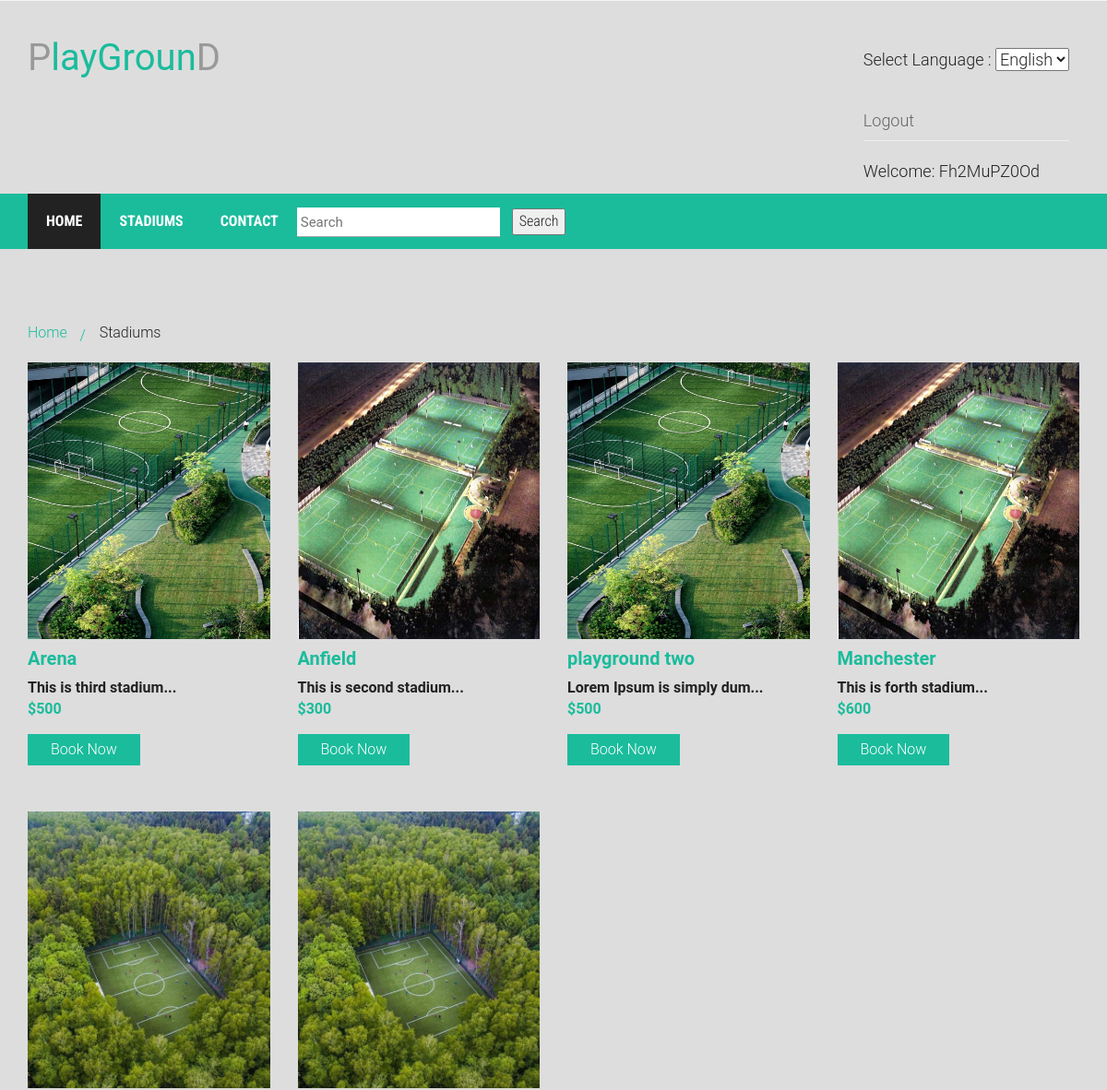
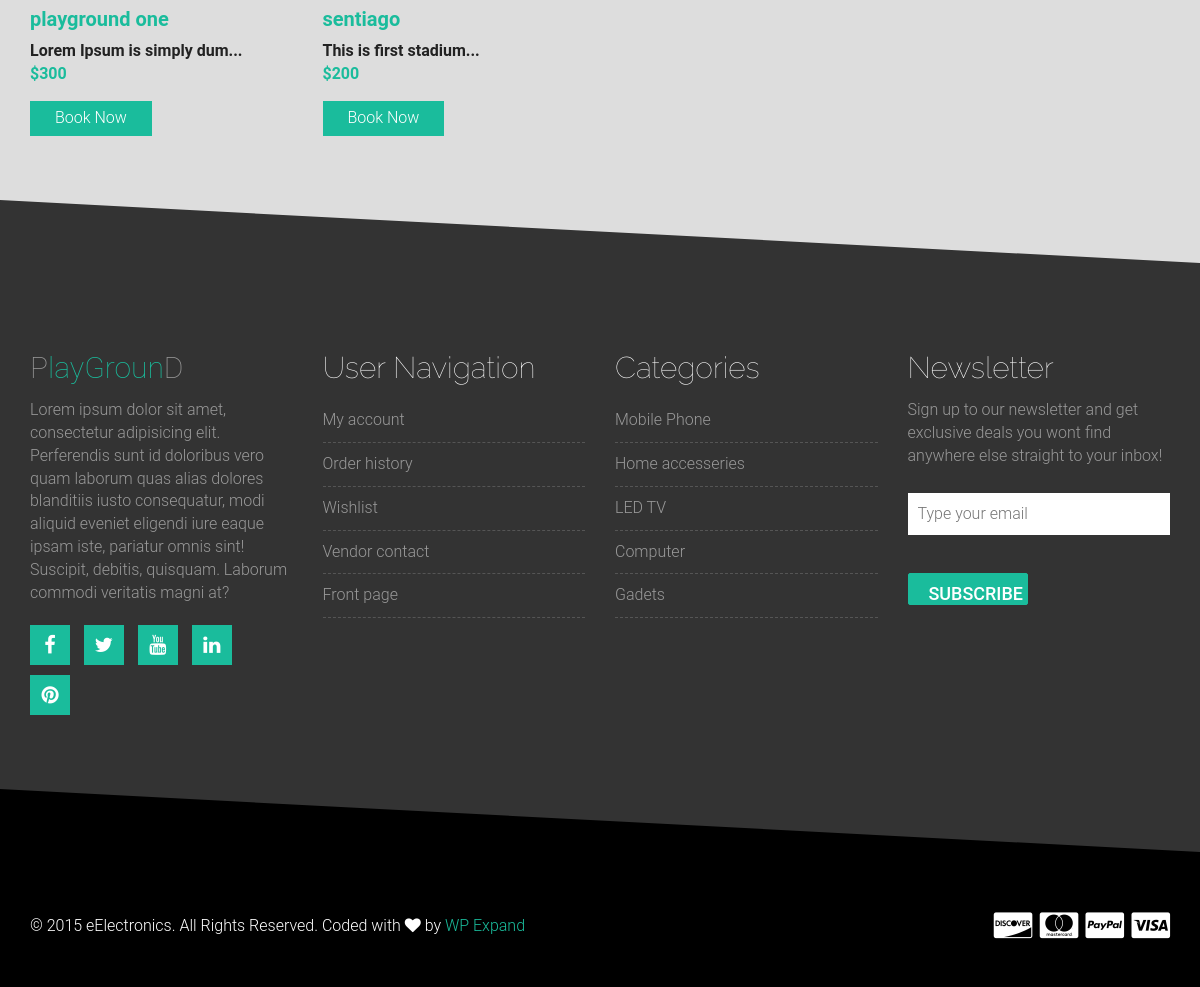
Screenshot of /stadiums.php with the database file from the repository (2 pictures, top to bottom).
### tables this page shows
CREATE TABLE `products` (
  `id` int(11) NOT NULL,
  `name` varchar(255) DEFAULT NULL,
  `slug` varchar(255) NOT NULL,
  `short_description` text NOT NULL,
  `description` text NOT NULL,
  `image` varchar(255) NOT NULL,
  `regular_price` decimal(10,0) NOT NULL,
  `sale_price` decimal(10,0) DEFAULT NULL,
  `numberofperson` int(11) NOT NULL
);

### stadiums.php (the view, shortened to what this page needs)
<?php
    include "db.php";
	include "init.php";
    include $templateRoute . "header.php";
?>
<div class="single-product-area">
    <div class="zigzag-bottom"></div>
    <div class="container">
        <div class="row">
            <div class="col-md-12">
                <div class="product-breadcroumb">
                    <a href="index.php">Home</a>
                    <span>Stadiums</span>
                </div>
            </div>
        <?php
        if(isset($_GET['search']) && $_GET['search'] != "")
        {
            $search = $_GET['search'];
            $sql = "SELECT * FROM products WHERE name LIKE '%$search%' ORDER BY RAND()";
        }else{
            $sql = "SELECT * FROM products ORDER BY RAND()";
        }
            $result = mysqli_query($conn, $sql);
            if (mysqli_num_rows($result) > 0) {
                while($row = mysqli_fetch_assoc($result)) {
                    ?>
                        <div class="col-md-3 col-sm-6">
                            <div class="single-shop-product">
                                <div class="product-upper">
                                    <a href="product.php?stadium=<?php echo $row['slug']; ?>">
                                    <img <?php if(is_readable("layouts/img/".$row['image'])) echo "src=layouts/img/".$row['image']; else echo "src=".'"'.$row['image'].'"';?> alt="" style="width: 100%; height: 300px !important;">
                                    </a>
                                </div>
                                <h2><a href=""><?php echo $row['name'] ?></a></h2>
                                <span style="font-weight: bold;"><?php echo substr($row['short_description'], 0, 25) ?>...</span>
                                <div class="product-carousel-price">
                                    <ins>$<?php echo $row['regular_price']  ?></ins>
                                </div>
                                <div class="product-option-shop">
                                    <a class="add_to_cart_button" href="booking.php?stadium=<?php echo $row['slug'];?>">
                                        Book Now
                                    </a>
                                </div>
                            </div>
                        </div>
                   <?php
                }
            } else {
                echo "Not Found Stadiums";
            }
        ?>
        </div>
    </div>
</div>
<?php include $templateRoute . "footer.php";  ?>

### layouts/style.css (style rules this page uses)
img { max-width: 100%; height: auto; }
h1, h2, h3, h4, h5, h6 { font-weight: 700; margin: 0 0 15px; }
body { font-family: 'Titillium Web', sans-serif; }
.slider-area, .promo-area, .brands-area, .maincontent-area, .footer-top-area, .product-widget-area, .product-breadcroumb-area, .single-product-area { position: relative;overflow: hidden }
.zigzag-bottom { background: none repeat scroll 0 0 #1abc9c; bottom: -80px; height: 165px; left: -5%; position: absolute; transform: rotate(3deg); width: 108%; z-index: 9; }
.product-carousel-price ins { color: #1abc9c; font-weight: 700; margin-right: 5px; text-decoration: none; }
a { color: #1abc9c }
.single-product-area .zigzag-bottom { background-color: #333333 }
.single-product-area { padding: 80px 0 130px; }
.product-breadcroumb { margin-bottom: 20px; }
.product-breadcroumb > a { margin-right: 31px; position: relative; }
.product-breadcroumb > a::before { content: "/"; position: absolute; right: -20px; top: 2px; }
.add_to_cart_button { background: none repeat scroll 0 0 #1abc9c; border: medium none; color: #fff; padding: 6px 25px;display: inline-block }
.single-shop-product h2 { font-size: 20px; margin: 10px 0; }
.product-option-shop { margin-top: 15px; }
.single-shop-product { margin-bottom: 50px }
body { margin: 0; padding: 0; background: #DDD; font-size: 16px; color: #222; font-family: 'Roboto', sans-serif; font-weight: 300; }

### rows the page displays
products: image (picture), name "Arena", short_description "This is third stadium", regular_price "500"
products: image (picture), name "Anfield", short_description "This is second stadium", regular_price "300"
products: image (picture), name "playground two", short_description "Lorem Ipsum is simply dum", regular_price "500"
products: image (picture), name "Manchester", short_description "This is forth stadium", regular_price "600"
products: image (picture), name "playground one", short_description "Lorem Ipsum is simply dum", regular_price "300"
products: image (picture), name "sentiago", short_description "This is first stadium", regular_price "200"

### other values shown
_SELECT_LANGUAGE "Select Language :"
_LOGOUT "Logout"
_WELCOME "Welcome:"
$username "Fh2MuPZ0Od"
_HOME "HOME"
_STADIUMS "STADIUMS"
_CONTACT "CONTACT"
_SEARCH_ICON "Search"
